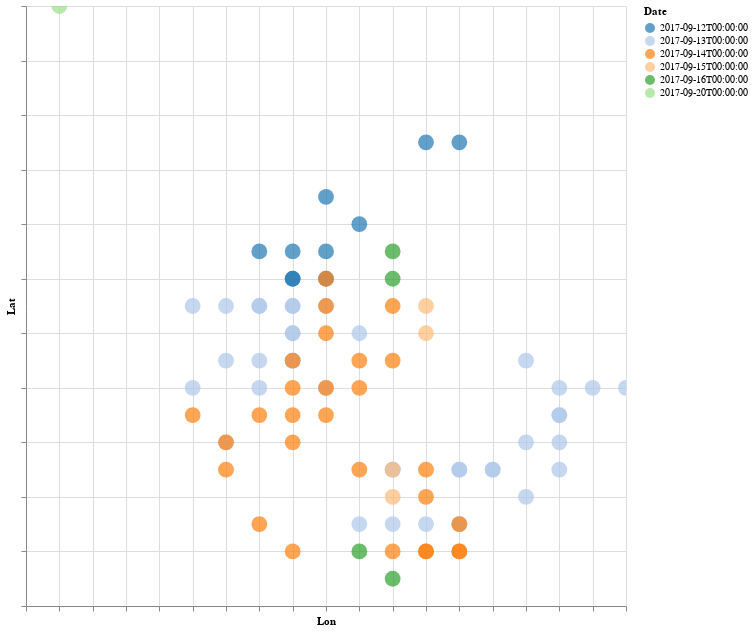

The cell this chart's notebook holds for it:
### Code cell
# Add tooltip for plot
t_df['tool'] = t_df['lon_grid'].astype(str) + ' x ' + t_df['lat_grid'].astype(str)

# Show new grid in a plot.
alt.Chart(t_df[['lat_grid', 'lon_grid', 'Date', 'tool']]).mark_circle(size=250).encode(
    alt.X('lon_grid', title = 'Lon', axis=alt.Axis(labels=False)),
    alt.Y('lat_grid', title = 'Lat', axis=alt.Axis(labels=False)),
    color = alt.Color('Date:N', scale=alt.Scale(scheme = 'category20')),
    tooltip = 'tool'
).properties(height=600, width=600).interactive()

### Figure 1 — Vega-Lite specification as saved in the notebook (floating-point values rounded to 4 significant figures)
{"config": {"view": {"continuousWidth": 400, "continuousHeight": 300}}, "data": {"name": "data-8fbb6eac90bb55b585e2b4d4252219c2"}, "mark": {"type": "circle", "size": 250}, "encoding": {"color": {"field": "Date", "scale": {"scheme": "category20"}, "type": "nominal"}, "tooltip": {"field": "tool", "type": "nominal"}, "x": {"axis": {"labels": false}, "field": "lon_grid", "title": "Lon", "type": "quantitative"}, "y": {"axis": {"labels": false}, "field": "lat_grid", "title": "Lat", "type": "quantitative"}}, "height": 600, "selection": {"selector001": {"type": "interval", "bind": "scales", "encodings": ["x", "y"]}}, "width": 600, "$schema": "https://vega.github.io/schema/vega-lite/v4.17.0.json", "datasets": {"data-8fbb6eac90bb55b585e2b4d4252219c2": [{"lat_grid": 2.0, "lon_grid": -3.0, "Date": "2017-09-12T00:00:00", "tool": "-3.0 x 2.0"}, {"lat_grid": 2.0, "lon_grid": -4.0, "Date": "2017-09-12T00:00:00", "tool": "-4.0 x 2.0"}, {"lat_grid": 2.0, "lon_grid": -4.0, "Date": "2017-09-12T00:00:00", "tool": "-4.0 x 2.0"}, {"lat_grid": 4.0, "lon_grid": -2.0, "Date": "2017-09-12T00:00:00", "tool": "-2.0 x 4.0"}, {"lat_grid": 3.0, "lon_grid": -3.0, "Date": "2017-09-12T00:00:00", "tool": "-3.0 x 3.0"}, {"lat_grid": 3.0, "lon_grid": -4.0, "Date": "2017-09-12T00:00:00", "tool": "-4.0 x 3.0"}, {"lat_grid": 3.0, "lon_grid": -5.0, "Date": "2017-09-12T00:00:00", "tool": "-5.0 x 3.0"}, {"lat_grid": 5.0, "lon_grid": -3.0, "Date": "2017-09-12T00:00:00", "tool": "-3.0 x 5.0"}, {"lat_grid": 7.0, "lon_grid": 1.0, "Date": "2017-09-12T00:00:00", "tool": "1.0 x 7.0"}, {"lat_grid": 7.0, "lon_grid": 0.0, "Date": "2017-09-12T00:00:00", "tool": "0.0 x 7.0"}, {"lat_grid": 1.0, "lon_grid": -4.0, "Date": "2017-09-13T00:00:00", "tool": "-4.0 x 1.0"}, {"lat_grid": 0.0, "lon_grid": -4.0, "Date": "2017-09-13T00:00:00", "tool": "-4.0 x 0.0"}, {"lat_grid": 1.0, "lon_grid": -5.0, "Date": "2017-09-13T00:00:00", "tool": "-5.0 x 1.0"}, {"lat_grid": -1.0, "lon_grid": -5.0, "Date": "2017-09-13T00:00:00", "tool": "-5.0 x -1.0"}, {"lat_grid": -3.0, "lon_grid": 4.0, "Date": "2017-09-13T00:00:00", "tool": "4.0 x -3.0"}, {"lat_grid": -5.0, "lon_grid": 2.0, "Date": "2017-09-13T00:00:00", "tool": "2.0 x -5.0"}, {"lat_grid": -5.0, "lon_grid": 4.0, "Date": "2017-09-13T00:00:00", "tool": "4.0 x -5.0"}, {"lat_grid": -1.0, "lon_grid": -4.0, "Date": "2017-09-13T00:00:00", "tool": "-4.0 x -1.0"}, {"lat_grid": -1.0, "lon_grid": -6.0, "Date": "2017-09-13T00:00:00", "tool": "-6.0 x -1.0"}, {"lat_grid": 1.0, "lon_grid": -4.0, "Date": "2017-09-13T00:00:00", "tool": "-4.0 x 1.0"}, {"lat_grid": 1.0, "lon_grid": -6.0, "Date": "2017-09-13T00:00:00", "tool": "-6.0 x 1.0"}, {"lat_grid": -1.0, "lon_grid": -4.0, "Date": "2017-09-13T00:00:00", "tool": "-4.0 x -1.0"}, {"lat_grid": 1.0, "lon_grid": -5.0, "Date": "2017-09-13T00:00:00", "tool": "-5.0 x 1.0"}, {"lat_grid": 1.0, "lon_grid": -3.0, "Date": "2017-09-13T00:00:00", "tool": "-3.0 x 1.0"}, {"lat_grid": 1.0, "lon_grid": -7.0, "Date": "2017-09-13T00:00:00", "tool": "-7.0 x 1.0"}, {"lat_grid": -7.0, "lon_grid": 1.0, "Date": "2017-09-13T00:00:00", "tool": "1.0 x -7.0"}, {"lat_grid": -6.0, "lon_grid": 3.0, "Date": "2017-09-13T00:00:00", "tool": "3.0 x -6.0"}, {"lat_grid": -7.0, "lon_grid": 0.0, "Date": "2017-09-13T00:00:00", "tool": "0.0 x -7.0"}, {"lat_grid": -7.0, "lon_grid": -2.0, "Date": "2017-09-13T00:00:00", "tool": "-2.0 x -7.0"}, {"lat_grid": -4.0, "lon_grid": 4.0, "Date": "2017-09-13T00:00:00", "tool": "4.0 x -4.0"}, {"lat_grid": -4.0, "lon_grid": 3.0, "Date": "2017-09-13T00:00:00", "tool": "3.0 x -4.0"}, {"lat_grid": -5.0, "lon_grid": 1.0, "Date": "2017-09-13T00:00:00", "tool": "1.0 x -5.0"}, {"lat_grid": -5.0, "lon_grid": -1.0, "Date": "2017-09-13T00:00:00", "tool": "-1.0 x -5.0"}, {"lat_grid": -4.0, "lon_grid": -6.0, "Date": "2017-09-13T00:00:00", "tool": "-6.0 x -4.0"}, {"lat_grid": -2.0, "lon_grid": 6.0, "Date": "2017-09-13T00:00:00", "tool": "6.0 x -2.0"}, {"lat_grid": -2.0, "lon_grid": 4.0, "Date": "2017-09-13T00:00:00", "tool": "4.0 x -2.0"}, {"lat_grid": -7.0, "lon_grid": 1.0, "Date": "2017-09-13T00:00:00", "tool": "1.0 x -7.0"}, {"lat_grid": -7.0, "lon_grid": -1.0, "Date": "2017-09-13T00:00:00", "tool": "-1.0 x -7.0"}, {"lat_grid": -5.0, "lon_grid": 1.0, "Date": "2017-09-13T00:00:00", "tool": "1.0 x -5.0"}, {"lat_grid": -5.0, "lon_grid": -1.0, "Date": "2017-09-13T00:00:00", "tool": "-1.0 x -5.0"}, {"lat_grid": -5.0, "lon_grid": 2.0, "Date": "2017-09-13T00:00:00", "tool": "2.0 x -5.0"}, {"lat_grid": -2.0, "lon_grid": 5.0, "Date": "2017-09-13T00:00:00", "tool": "5.0 x -2.0"}, {"lat_grid": -3.0, "lon_grid": 4.0, "Date": "2017-09-13T00:00:00", "tool": "4.0 x -3.0"}, {"lat_grid": -2.0, "lon_grid": -5.0, "Date": "2017-09-13T00:00:00", "tool": "-5.0 x -2.0"}, {"lat_grid": -2.0, "lon_grid": -7.0, "Date": "2017-09-13T00:00:00", "tool": "-7.0 x -2.0"}, {"lat_grid": -1.0, "lon_grid": 3.0, "Date": "2017-09-13T00:00:00", "tool": "3.0 x -1.0"}, {"lat_grid": -2.0, "lon_grid": -3.0, "Date": "2017-09-13T00:00:00", "tool": "-3.0 x -2.0"}, {"lat_grid": 0.0, "lon_grid": -2.0, "Date": "2017-09-13T00:00:00", "tool": "-2.0 x 0.0"}, {"lat_grid": 0.0, "lon_grid": -4.0, "Date": "2017-09-13T00:00:00", "tool": "-4.0 x 0.0"}, {"lat_grid": 0.0, "lon_grid": -3.0, "Date": "2017-09-14T00:00:00", "tool": "-3.0 x 0.0"}, {"lat_grid": -2.0, "lon_grid": -3.0, "Date": "2017-09-14T00:00:00", "tool": "-3.0 x -2.0"}, {"lat_grid": -2.0, "lon_grid": -4.0, "Date": "2017-09-14T00:00:00", "tool": "-4.0 x -2.0"}, {"lat_grid": -3.0, "lon_grid": -5.0, "Date": "2017-09-14T00:00:00", "tool": "-5.0 x -3.0"}, {"lat_grid": -3.0, "lon_grid": -4.0, "Date": "2017-09-14T00:00:00", "tool": "-4.0 x -3.0"}, {"lat_grid": -3.0, "lon_grid": -3.0, "Date": "2017-09-14T00:00:00", "tool": "-3.0 x -3.0"}, {"lat_grid": -3.0, "lon_grid": -7.0, "Date": "2017-09-14T00:00:00", "tool": "-7.0 x -3.0"}, {"lat_grid": -4.0, "lon_grid": -6.0, "Date": "2017-09-14T00:00:00", "tool": "-6.0 x -4.0"}, {"lat_grid": -4.0, "lon_grid": -4.0, "Date": "2017-09-14T00:00:00", "tool": "-4.0 x -4.0"}, {"lat_grid": -5.0, "lon_grid": -6.0, "Date": "2017-09-14T00:00:00", "tool": "-6.0 x -5.0"}, {"lat_grid": -7.0, "lon_grid": 1.0, "Date": "2017-09-14T00:00:00", "tool": "1.0 x -7.0"}, {"lat_grid": -8.0, "lon_grid": 1.0, "Date": "2017-09-14T00:00:00", "tool": "1.0 x -8.0"}, {"lat_grid": -8.0, "lon_grid": 1.0, "Date": "2017-09-14T00:00:00", "tool": "1.0 x -8.0"}, {"lat_grid": -8.0, "lon_grid": 0.0, "Date": "2017-09-14T00:00:00", "tool": "0.0 x -8.0"}, {"lat_grid": -8.0, "lon_grid": -4.0, "Date": "2017-09-14T00:00:00", "tool": "-4.0 x -8.0"}, {"lat_grid": -8.0, "lon_grid": 0.0, "Date": "2017-09-14T00:00:00", "tool": "0.0 x -8.0"}, {"lat_grid": -8.0, "lon_grid": -1.0, "Date": "2017-09-14T00:00:00", "tool": "-1.0 x -8.0"}, {"lat_grid": -6.0, "lon_grid": 0.0, "Date": "2017-09-14T00:00:00", "tool": "0.0 x -6.0"}, {"lat_grid": -7.0, "lon_grid": -5.0, "Date": "2017-09-14T00:00:00", "tool": "-5.0 x -7.0"}, {"lat_grid": -5.0, "lon_grid": 0.0, "Date": "2017-09-14T00:00:00", "tool": "0.0 x -5.0"}, {"lat_grid": -5.0, "lon_grid": -2.0, "Date": "2017-09-14T00:00:00", "tool": "-2.0 x -5.0"}, {"lat_grid": -2.0, "lon_grid": -2.0, "Date": "2017-09-14T00:00:00", "tool": "-2.0 x -2.0"}, {"lat_grid": -1.0, "lon_grid": -1.0, "Date": "2017-09-14T00:00:00", "tool": "-1.0 x -1.0"}, {"lat_grid": -1.0, "lon_grid": -2.0, "Date": "2017-09-14T00:00:00", "tool": "-2.0 x -1.0"}, {"lat_grid": -1.0, "lon_grid": -4.0, "Date": "2017-09-14T00:00:00", "tool": "-4.0 x -1.0"}, {"lat_grid": 1.0, "lon_grid": -1.0, "Date": "2017-09-14T00:00:00", "tool": "-1.0 x 1.0"}, {"lat_grid": 1.0, "lon_grid": -3.0, "Date": "2017-09-14T00:00:00", "tool": "-3.0 x 1.0"}, {"lat_grid": 2.0, "lon_grid": -3.0, "Date": "2017-09-14T00:00:00", "tool": "-3.0 x 2.0"}, {"lat_grid": 1.0, "lon_grid": 0.0, "Date": "2017-09-15T00:00:00", "tool": "0.0 x 1.0"}, {"lat_grid": 0.0, "lon_grid": 0.0, "Date": "2017-09-15T00:00:00", "tool": "0.0 x 0.0"}, {"lat_grid": -6.0, "lon_grid": -1.0, "Date": "2017-09-15T00:00:00", "tool": "-1.0 x -6.0"}, {"lat_grid": -5.0, "lon_grid": -1.0, "Date": "2017-09-15T00:00:00", "tool": "-1.0 x -5.0"}, {"lat_grid": -9.0, "lon_grid": -1.0, "Date": "2017-09-16T00:00:00", "tool": "-1.0 x -9.0"}, {"lat_grid": -8.0, "lon_grid": -2.0, "Date": "2017-09-16T00:00:00", "tool": "-2.0 x -8.0"}, {"lat_grid": 2.0, "lon_grid": -1.0, "Date": "2017-09-16T00:00:00", "tool": "-1.0 x 2.0"}, {"lat_grid": 3.0, "lon_grid": -1.0, "Date": "2017-09-16T00:00:00", "tool": "-1.0 x 3.0"}, {"lat_grid": 12.0, "lon_grid": -11.0, "Date": "2017-09-20T00:00:00", "tool": "-11.0 x 12.0"}]}}
